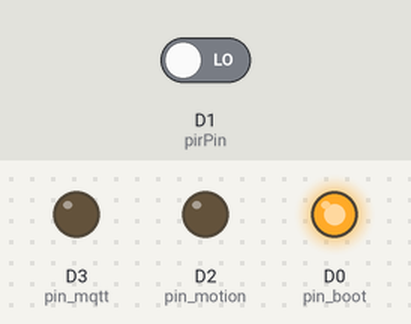
Bench run of a sketch on a simulated ESP8266 (NodeMCU). On the bench: output pins drawn as LEDs (lit = HIGH). The test bench sets the inputs (shaded band); at power-on: D1 (pirPin) LOW. WiFi joins after 1.5 s; servers stay silent unless stated; no MQTT or app messages arrive unless stated; what the sketch prints to the serial monitor is not drawn.

Above: at 0.1 s.
At 1.6 s:
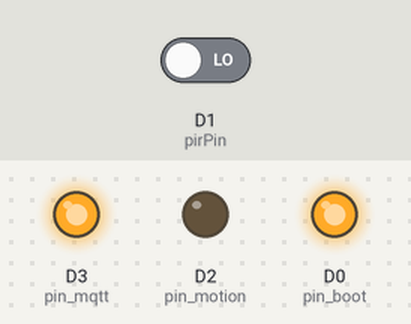
At 46.6 s:
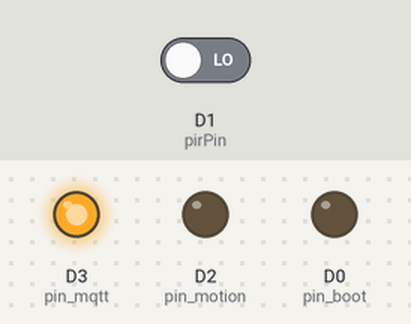
Timing chart, 0 to 48.1 s (numbered marks = the images above):
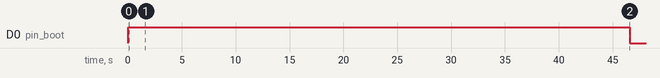

The sketch:

simple.ino
```cpp
#include <ESP8266WiFi.h>
#include <PubSubClient.h>

#define WLAN_SSID         "PickMe3"
#define WLAN_PASS         "fallout312345"
const char* mqtt_server   = "192.168.0.5";
String CLIENT_NAME        = "pir1";
int calibrationTime       = 45;

int pirPin                = D1;
int pin_motion            = D2;
int pin_boot              = D0;
int pin_mqtt              = D3;

boolean sensor_active     = false;
int sleep_delay           = 100;
int checkin_every_x_loops = 600; // (every 1 min)
int cooloff_loop_amount   = 50;  // 5 seconds
int current_loop_number   = 0;
int cooloff_counter       = 0;

WiFiClient espClient;
PubSubClient client(espClient);


void setup() {
  Serial.begin(9600);

  pinMode(pirPin, INPUT);
  pinMode(pin_motion, OUTPUT);
  pinMode(pin_boot, OUTPUT);
  pinMode(pin_mqtt, OUTPUT);

  digitalWrite(pin_mqtt, LOW);
  digitalWrite(pin_boot, HIGH);
  digitalWrite(pirPin, LOW);

  waitForWiFiConnection();
  connectMqtt();
  digitalWrite(pin_mqtt, HIGH);
  client.publish("home/alarm/pir_kitchen", "pending");

  //give the sensor some time to calibrate
  Serial.print("calibrating sensor ");
  for(int i = 0; i < calibrationTime; i++){
    Serial.print(i);
    Serial.print(" ");
    delay(1000);
  }
  digitalWrite(pin_boot, LOW);
  Serial.println("");

  reconnect();
  client.publish("home/alarm/pir_kitchen", "armed_home");
  Serial.println("SENSOR ACTIVE");
  delay(50);
}

void loop(){
  if (!client.connected()) {
    reconnect();
  }

  client.loop();

  // Check in periodically with the server
  if(current_loop_number >= checkin_every_x_loops) {
    current_loop_number = 0;
    client.publish("home/alarm/pir_kitchen", "armed_home");
  }

  if(digitalRead(pirPin) == HIGH && !sensor_active){
    sensor_active = true;
    Serial.println("triggered");

    digitalWrite(pin_motion, HIGH);
    digitalWrite(pin_mqtt, LOW);

    client.publish("home/alarm/pir_kitchen", "triggered");
  }

  if(digitalRead(pirPin) == LOW && sensor_active){
    if(cooloff_counter >= cooloff_loop_amount) {
      cooloff_counter = 0;
      sensor_active = false;
      Serial.println("reset");

      digitalWrite(pin_motion, LOW);
      digitalWrite(pin_mqtt, HIGH);

      client.publish("home/alarm/pir_kitchen", "armed_home");
    }
  }

  // increment counters
  if(sensor_active) { cooloff_counter++; }
  current_loop_number++;

  // Wait a bit
  delay(sleep_delay);
}


void callback(char* topic, byte* payload, unsigned int length) {
  String command = getCommand(payload, length);
  // client.publish("mp3out", "play");
}

// Helper methods
void waitForWiFiConnection() {
  Serial.println("Connecting to WiFi");
  WiFi.begin(WLAN_SSID, WLAN_PASS);

  while (WiFi.status() != WL_CONNECTED) {
    Serial.print(".");
    delay(500);
  }

  Serial.println();
  Serial.print("Connected: ");
  Serial.println(WiFi.localIP());
}

void connectMqtt() {
  client.setServer(mqtt_server, 1883);
  client.setCallback(callback);
  reconnect();
}

void reconnect() {
  Serial.print("Attempting to connect to MQTT server: ");
  Serial.println(mqtt_server);

  while (!client.connected()) {
    if (client.connect(CLIENT_NAME.c_str(), "niemandr", "2sav.2$$", "home/alarm/pir_kitchen", 1, false, "disarmed")) {
      // Once connected, publish an announcement...
      client.publish("home/alarm/pir_kitchen", "client started");
      //client.subscribe("mp3");
      Serial.println("connected");
    } else {
      Serial.println("unable to connect, waiting 5 seconds...");
      delay(5000);
    }
  }
}

String getCommand(byte* payload, unsigned int length) {
   char msg[length + 1];

  for (int i = 0; i < length; i++) {
    Serial.print((char)payload[i]);
    msg[i] = (char) payload[i];
  }
  Serial.println();

  msg[length] = '\0';

  return String(msg);
}
```
